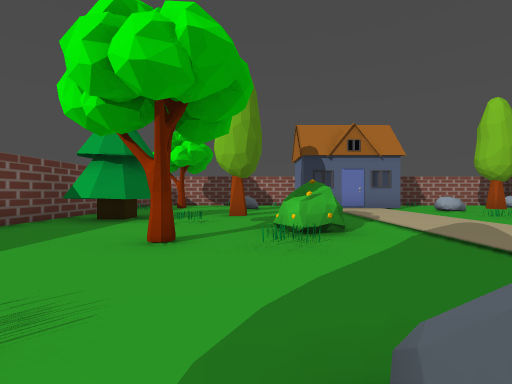
view 1 (above)

21 first-person views from a walk through a 3-D level made in the Godot game engine. The camera is 1.2 m above the floor, looks level and sees 85° across. The floor is counted in squares, 2 m on a side. Each view is taken from the middle of a square. On the plan, view 1 faces up. The plan holds only what a view shows up to about 9 squares ahead; the rest is blank.

view 2
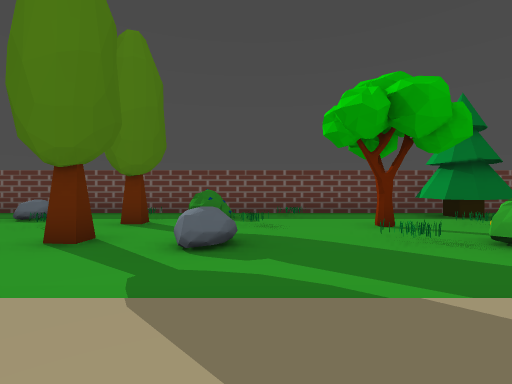

view 3
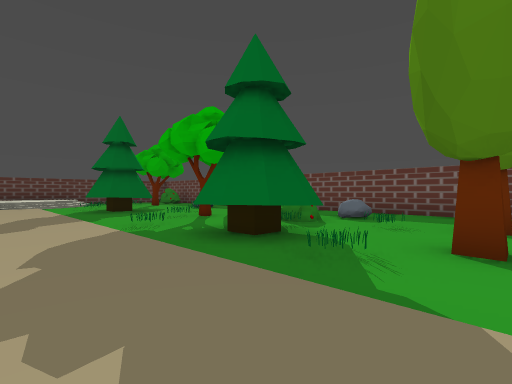

view 4
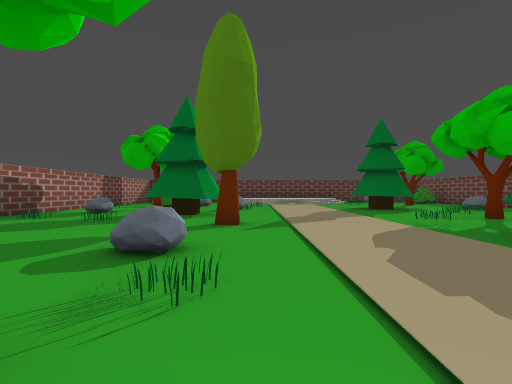

view 5
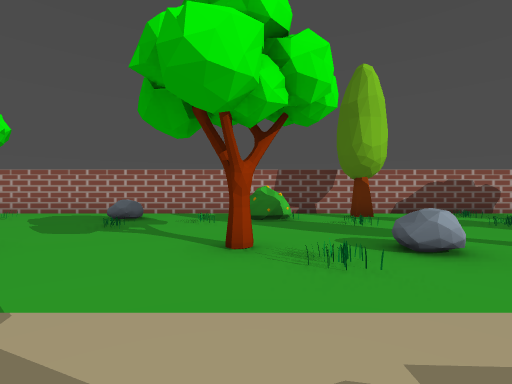

view 6
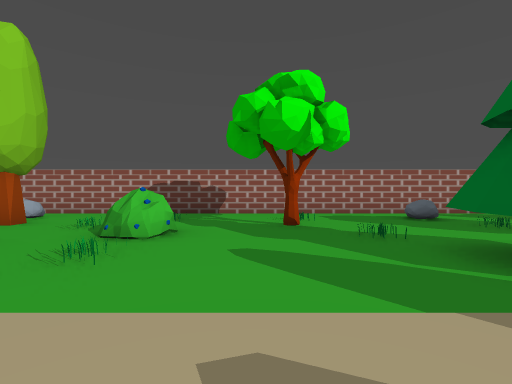

view 7
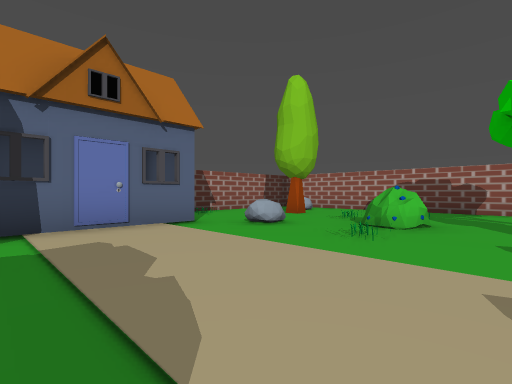

view 8
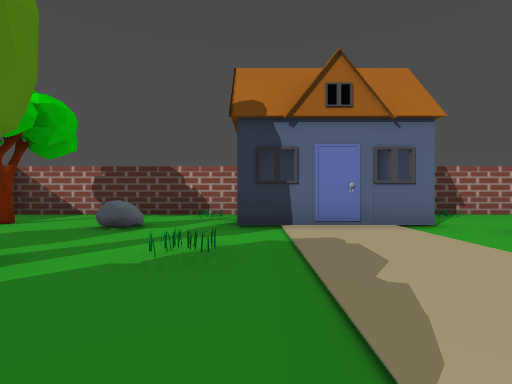

view 9
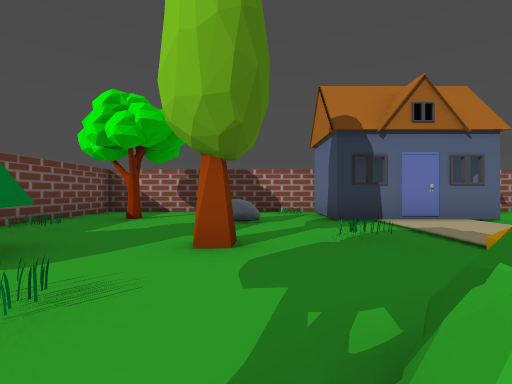

view 10
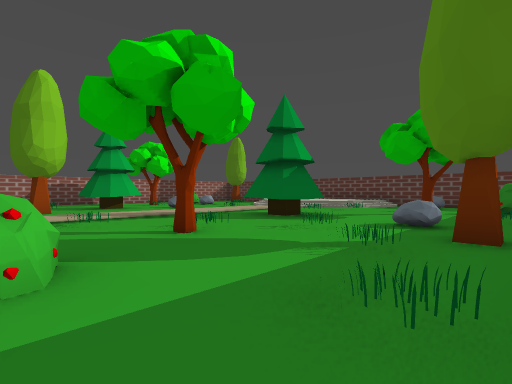

view 11
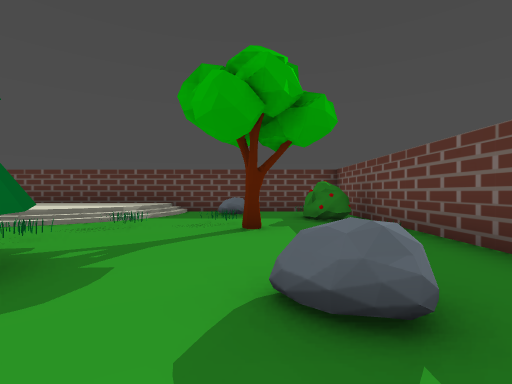

view 12
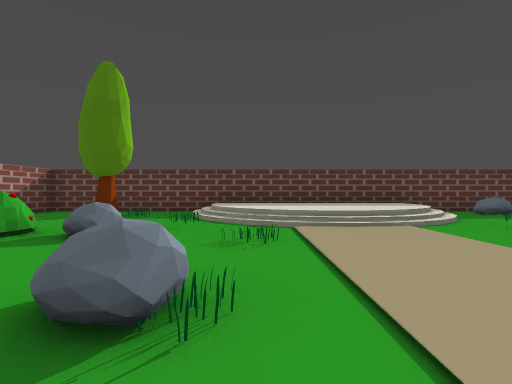

view 13
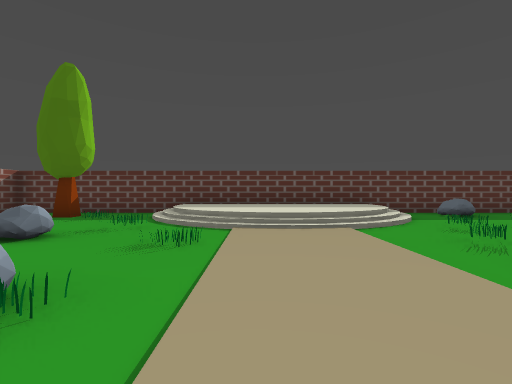

view 14
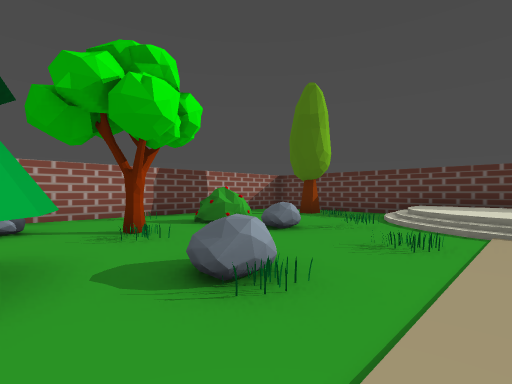

view 15
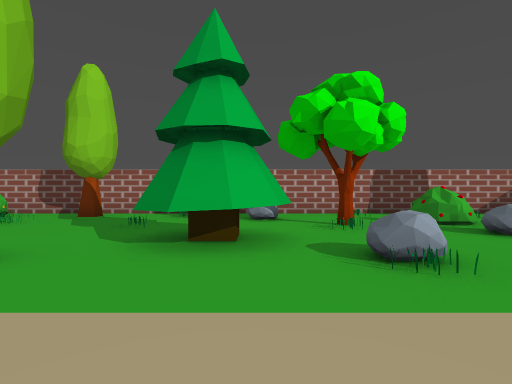

view 16
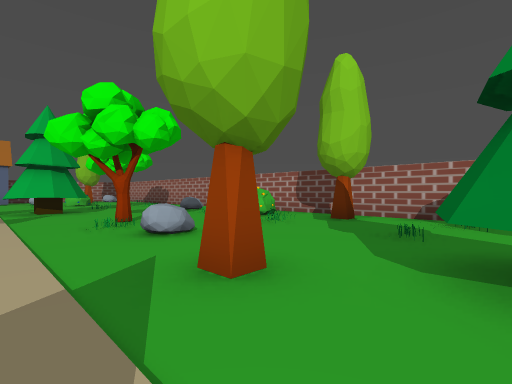

view 17
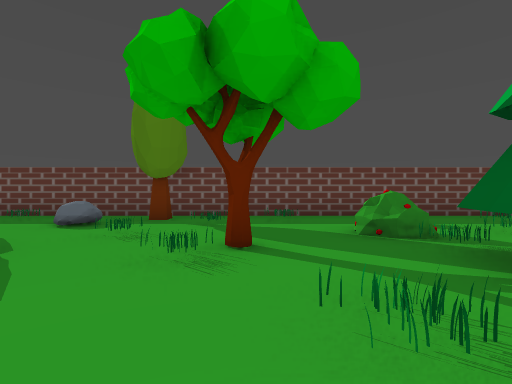

view 18
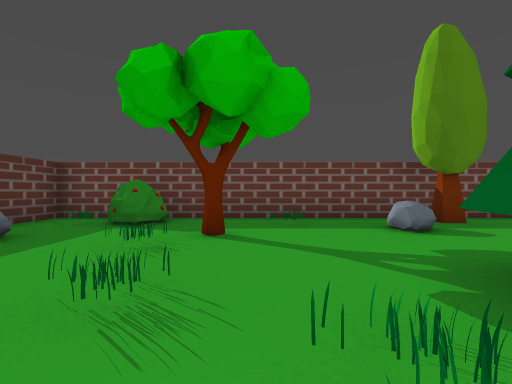

view 19
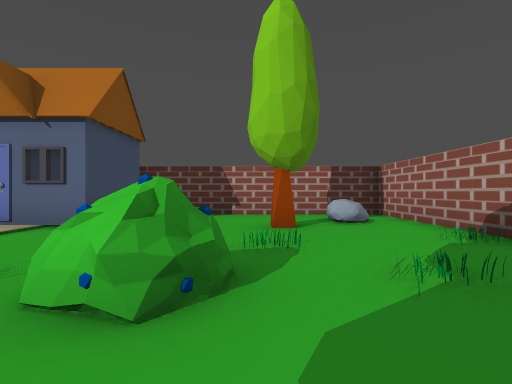

view 20
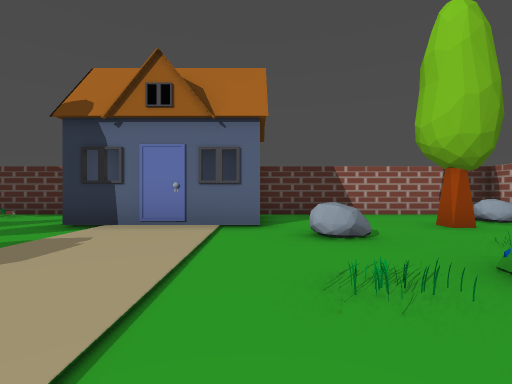

view 21
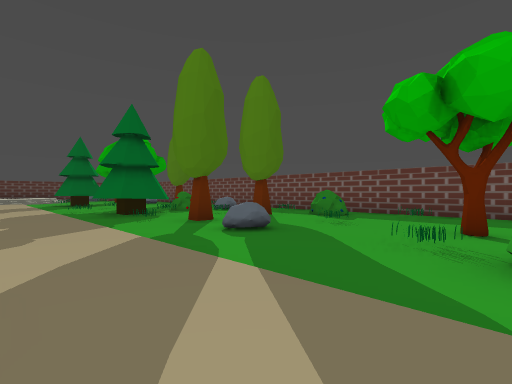

### Floor plan
Key: @ floor where view 1 was taken; # wall or solid block; . main floor; : floor 0.5 m higher than the main floor; / step, stairs or slope; = window, fence, low wall or low ledge; S stone; T pine tree; R tree; B bush; H house.
Columns run from 5 left of view 1 to 12 right of it. Each row starts with its distance up from view 1.
 13 ########  ########
 12 #.....#HHHH......#
 11 #...=..#  #....S.#
 10 #.R..S.HHHH..R...#
  9 #..........S.....#
  8 ##...............#
  7 #TT.R.......B....#
  6 #TT..............#
  5 #.. ..B..........#
  4 #.....B......R...#
  3 #...R=....TT.....#
  2 #.=.......TT.....#
  1 #...=.....T....S.#
  0 #.B..@S..........#
 -1 #..R.R...........#
 -2 #.=........R...B.#
 -3 #...=.T........B.#
 -4 #.S..TT....S.....#
 -5 #...B.T........R.#
 -6 #......=..R......#
 -7 #....R...........#
 -8 #.=..=.....TT....#
 -9 #R..=......TT..S.#
-10 #....TT....S.....#
-11 #..S.TT......R...#
-12 #.=..............#
-13 #.....=.....S.B..#
-14 #..R.=.////=.....#
-15 #BB.../::://.....#
-16 #.B..//::::/..R..#
-17 #...S/:::::/.....#
-18 ##################

Positions as (right, up) in squares from view 1, and headings:
1: (0, 0), facing up
2: (4, 1), facing left
3: (4, -1), facing down-left
4: (5, -1), facing down
5: (3, -2), facing right
6: (3, 5), facing right
7: (2, 5), facing up-right
8: (2, 5), facing up
9: (0, 4), facing up
10: (-4, -5), facing down-right
11: (-2, -9), facing down
12: (5, -9), facing down
13: (4, -9), facing down
14: (4, -9), facing down-right
15: (3, -9), facing right
16: (4, -8), facing up-right
17: (3, -7), facing left
18: (2, -13), facing left
19: (8, 5), facing up
20: (5, 5), facing up
21: (4, 4), facing down-left
